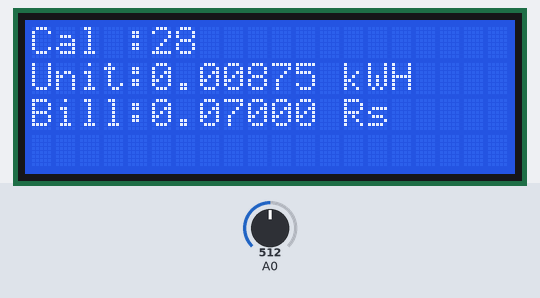
Recording of a sketch running on a simulated ESP8266 (NodeMCU). Parts: 20×4 character LCD. Inputs (shaded band) come from the test bench; at power-on: A0 = 512. WiFi joins after 1.5 s; servers stay silent unless stated; what the sketch prints to the serial monitor is not drawn.

Above: at 13.3 s.
13.4 s: A0 set to 190
At 14.2 s:
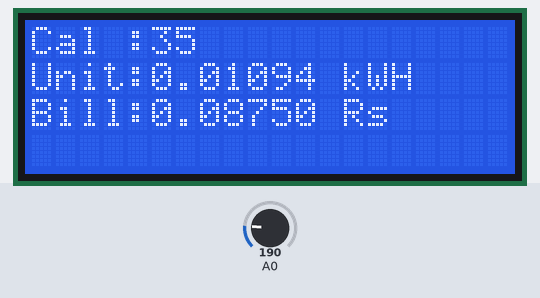
14.9 s: A0 set to 210
At 15.13 s:
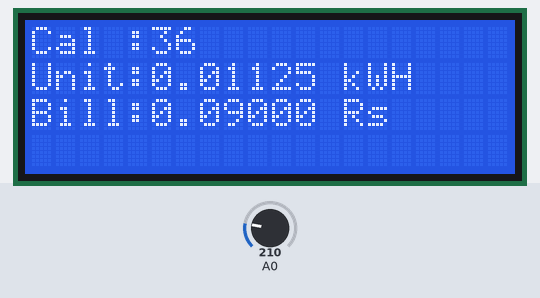
16.4 s: A0 set to 122
At 17.8 s:
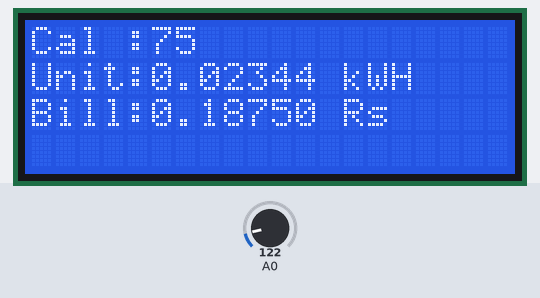
Timing chart, 0 to 19.4 s (numbered marks = the images above; inputs shaded):
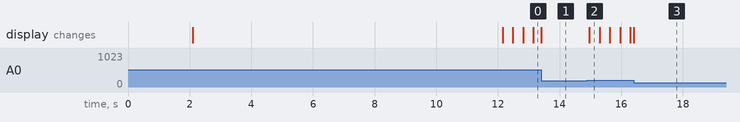

Measured:
- after the input at 14.9 s, the display: changes after 0.07 s (image 2)

The sketch:

iot_energy_meter_thinkspeck.ino
```cpp
#include <Wire.h>
#include <LiquidCrystal_I2C.h>
LiquidCrystal_I2C lcd(0x27, 20,4);

#include <ESP8266WiFi.h>
#include "secrets.h"
#include "ThingSpeak.h"      // always include thingspeak header file after other header files and custom macros

char ssid[] = SECRET_SSID;   // your network SSID (name)
char pass[] = SECRET_PASS;   // your network password
int keyIndex = 0;            // your network key Index number (needed only for WEP)
WiFiClient  client;

unsigned long myChannelNumber = SECRET_CH_ID;
const char * myWriteAPIKey = SECRET_WRITE_APIKEY;

int a = 0;  int j = 0; int g = 0; int l = 0; float bill = 0; float un =0 ;
String myStatus = "";

void setup() {
  Serial.begin(115200);
    lcd.begin();
    lcd.print("  IoT Energy Meter");
    delay(2000);
    lcd.clear();
    lcd.print("Connecting to ");
    // Connect or reconnect to WiFi
  if(WiFi.status() != WL_CONNECTED){
    Serial.print("Attempting to connect to SSID: ");
    Serial.println(SECRET_SSID);
    lcd.setCursor(10,1);
    lcd.print(SECRET_SSID);
    while(WiFi.status() != WL_CONNECTED){
      WiFi.begin(ssid, pass);  // Connect to WPA/WPA2 network. Change this line if using open or WEP network
      Serial.print(".");
      delay(10000);
    }
    Serial.println("\nConnected.");
    lcd.setCursor(0,2);
    lcd.print("     Connected.");
    lcd.clear();
  }
  while (!Serial) {
    ; // wait for serial port to connect. Needed for Leonardo native USB port only
  }

  WiFi.mode(WIFI_STA);
  ThingSpeak.begin(client);  // Initialize ThingSpeak
}

void loop() {


 a = analogRead(A0);        // pulse read from energy meter

 Serial.println(a);
 if(a > 200){
  j++;

 }
//  lcd.clear();
  data();

  g++;
//  Serial.print(g);
  if(g == 12000)
  {
    upload();
  }
//  delay(1000); // Wait 20 seconds to update the channel again
}
void upload(){
  g = 0;
//    lcd.clear();
    lcd.setCursor(0,3);
    lcd.print("Uploading successful...");
    ThingSpeak.setField(1, "228");
    ThingSpeak.setField(2, un);
    ThingSpeak.setField(3, bill);
    ThingSpeak.setField(4, l);
    ThingSpeak.setField(5, j);
    lcd.clear();
  ThingSpeak.setStatus(myStatus);
  int x = ThingSpeak.writeFields(myChannelNumber, myWriteAPIKey);
  if(x == 200){
    Serial.println("Channel update successful.");
    delay(1000);
  }
  else{
    Serial.println("Problem updating channel. HTTP error code " + String(x));
  }
}
void data(){
  lcd.setCursor(0,0);
  lcd.print("Cal :");
//  lcd.setCursor(5,0);
  lcd.print(j);
  lcd.setCursor(0,1);
   lcd.print("Unit:");
//  lcd.setCursor(5,1);
  un=j/3200.0;
  lcd.print(un,5);
  lcd.print(" kWH");
  lcd.setCursor(0,2);
  lcd.print("Bill:");
//  lcd.setCursor(5,2);
  bill = un*8;
  lcd.print(bill,5);
  lcd.print(" Rs");
}
```

secrets.h
```cpp
#define SECRET_SSID "Project"    // replace MySSID with your WiFi network name
#define SECRET_PASS "1234567890"  // replace MyPassword with your WiFi password

#define SECRET_CH_ID 2175486      // replace 0000000 with your channel number
#define SECRET_WRITE_APIKEY "PABNUGNAKJNFNWVG"   // replace XYZ with your channel write API Key
```
